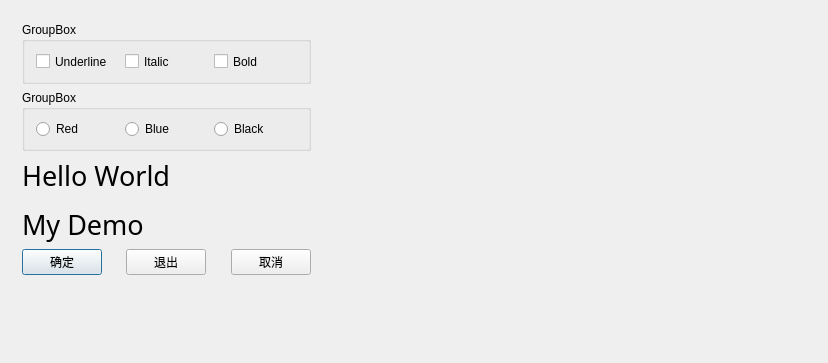
<?xml version="1.0" encoding="UTF-8"?>
<ui version="4.0">
 <class>Dialog</class>
 <widget class="QDialog" name="Dialog">
  <property name="geometry">
   <rect>
    <x>0</x>
    <y>0</y>
    <width>828</width>
    <height>363</height>
   </rect>
  </property>
  <property name="windowTitle">
   <string>Dialog</string>
  </property>
  <widget class="QWidget" name="">
   <property name="geometry">
    <rect>
     <x>11</x>
     <y>11</y>
     <width>311</width>
     <height>275</height>
    </rect>
   </property>
   <layout class="QVBoxLayout" name="verticalLayout_3">
    <item>
     <layout class="QVBoxLayout" name="verticalLayout_2">
      <item>
       <layout class="QVBoxLayout" name="verticalLayout">
        <item>
         <widget class="QGroupBox" name="groupBox">
          <property name="title">
           <string>GroupBox</string>
          </property>
          <layout class="QHBoxLayout" name="horizontalLayout_4">
           <item>
            <layout class="QHBoxLayout" name="horizontalLayout_2">
             <item>
              <widget class="QCheckBox" name="checkBox">
               <property name="text">
                <string>Underline</string>
               </property>
              </widget>
             </item>
             <item>
              <widget class="QCheckBox" name="checkBox_2">
               <property name="text">
                <string>Italic</string>
               </property>
              </widget>
             </item>
             <item>
              <widget class="QCheckBox" name="checkBox_3">
               <property name="text">
                <string>Bold</string>
               </property>
              </widget>
             </item>
            </layout>
           </item>
          </layout>
         </widget>
        </item>
        <item>
         <widget class="QGroupBox" name="groupBox_2">
          <property name="title">
           <string>GroupBox</string>
          </property>
          <layout class="QHBoxLayout" name="horizontalLayout_5">
           <item>
            <layout class="QHBoxLayout" name="horizontalLayout_3">
             <item>
              <widget class="QRadioButton" name="radioButton">
               <property name="text">
                <string>Red</string>
               </property>
              </widget>
             </item>
             <item>
              <widget class="QRadioButton" name="radioButton_2">
               <property name="text">
                <string>Blue</string>
               </property>
              </widget>
             </item>
             <item>
              <widget class="QRadioButton" name="radioButton_3">
               <property name="text">
                <string>Black</string>
               </property>
              </widget>
             </item>
            </layout>
           </item>
          </layout>
         </widget>
        </item>
       </layout>
      </item>
      <item>
       <widget class="QLabel" name="label">
        <property name="font">
         <font>
          <family>Algerian</family>
          <pointsize>20</pointsize>
         </font>
        </property>
        <property name="text">
         <string>&lt;html&gt;&lt;head/&gt;&lt;body&gt;&lt;p&gt;Hello World  &lt;/p&gt;&lt;p&gt;My Demo&lt;/p&gt;&lt;/body&gt;&lt;/html&gt;</string>
        </property>
       </widget>
      </item>
     </layout>
    </item>
    <item>
     <layout class="QHBoxLayout" name="horizontalLayout">
      <item>
       <widget class="QPushButton" name="pushButton">
        <property name="text">
         <string>确定</string>
        </property>
       </widget>
      </item>
      <item>
       <spacer name="horizontalSpacer">
        <property name="orientation">
         <enum>Qt::Horizontal</enum>
        </property>
        <property name="sizeHint" stdset="0">
         <size>
          <width>40</width>
          <height>20</height>
         </size>
        </property>
       </spacer>
      </item>
      <item>
       <widget class="QPushButton" name="pushButton_3">
        <property name="text">
         <string>退出</string>
        </property>
       </widget>
      </item>
      <item>
       <spacer name="horizontalSpacer_2">
        <property name="orientation">
         <enum>Qt::Horizontal</enum>
        </property>
        <property name="sizeHint" stdset="0">
         <size>
          <width>40</width>
          <height>20</height>
         </size>
        </property>
       </spacer>
      </item>
      <item>
       <widget class="QPushButton" name="pushButton_2">
        <property name="text">
         <string>取消</string>
        </property>
       </widget>
      </item>
     </layout>
    </item>
   </layout>
  </widget>
  <zorder>groupBox_2</zorder>
  <zorder>groupBox</zorder>
  <zorder>horizontalLayoutWidget</zorder>
  <zorder>label</zorder>
 </widget>
 <layoutdefault spacing="6" margin="11"/>
 <tabstops>
  <tabstop>checkBox</tabstop>
  <tabstop>checkBox_2</tabstop>
  <tabstop>checkBox_3</tabstop>
  <tabstop>radioButton</tabstop>
  <tabstop>radioButton_2</tabstop>
  <tabstop>radioButton_3</tabstop>
  <tabstop>pushButton</tabstop>
  <tabstop>pushButton_3</tabstop>
  <tabstop>pushButton_2</tabstop>
 </tabstops>
 <resources/>
 <connections>
  <connection>
   <sender>pushButton</sender>
   <signal>clicked()</signal>
   <receiver>Dialog</receiver>
   <slot>accept()</slot>
   <hints>
    <hint type="sourcelabel">
     <x>81</x>
     <y>267</y>
    </hint>
    <hint type="destinationlabel">
     <x>131</x>
     <y>321</y>
    </hint>
   </hints>
  </connection>
  <connection>
   <sender>pushButton_3</sender>
   <signal>clicked()</signal>
   <receiver>Dialog</receiver>
   <slot>reject()</slot>
   <hints>
    <hint type="sourcelabel">
     <x>185</x>
     <y>274</y>
    </hint>
    <hint type="destinationlabel">
     <x>242</x>
     <y>322</y>
    </hint>
   </hints>
  </connection>
  <connection>
   <sender>pushButton_2</sender>
   <signal>clicked()</signal>
   <receiver>Dialog</receiver>
   <slot>close()</slot>
   <hints>
    <hint type="sourcelabel">
     <x>297</x>
     <y>276</y>
    </hint>
    <hint type="destinationlabel">
     <x>371</x>
     <y>309</y>
    </hint>
   </hints>
  </connection>
 </connections>
</ui>
